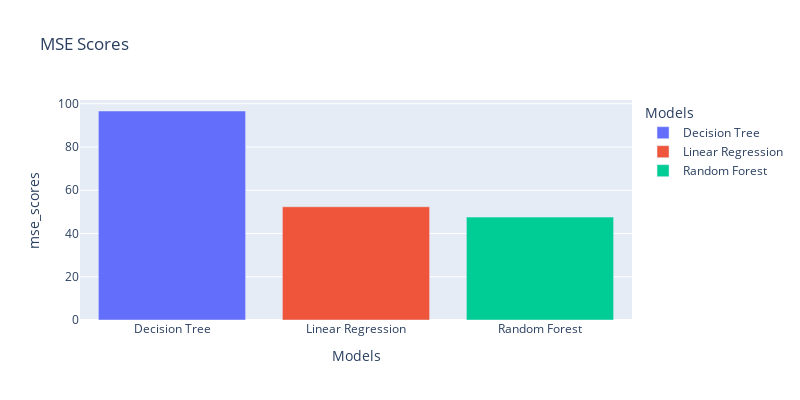
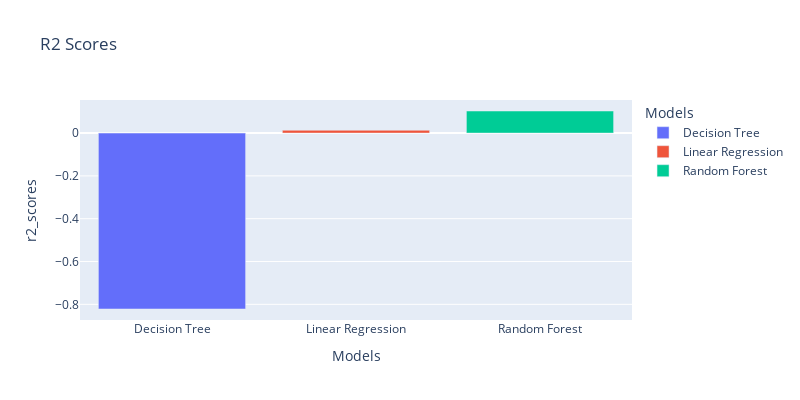

The notebook cell saved with these charts, in order:
### Markdown cell above
Here again, I will pull the values from my method to get the values I need while graphing. To do this, since my method outputs 2 different values, mse and r2, I used the use of tuple variables to get these two values at the same time.

### Code cell
# create bar chart for the model perform with px.bar MSE and R2 score
dt_mse, dt_r2 = evaluate_model(dt_predictions)
linear_mse, linear_r2 = evaluate_model(linear_predictions)
rf_mse, rf_r2 = evaluate_model(rf_predictions)

mse_scores = [dt_mse, linear_mse, rf_mse]
r2_scores = [dt_r2, linear_r2, rf_r2]

models = ['Decision Tree', 'Linear Regression', 'Random Forest']

data = {'Models': models,
        'mse_scores': mse_scores,
        'r2_scores': r2_scores}

mse_fig = px.bar(data, x='Models', y='mse_scores', color='Models', title='MSE Scores', width=800, height=400)
r2_fig = px.bar(data, x='Models', y='r2_scores', color='Models', title='R2 Scores', width=800, height=400)

mse_fig.show()
r2_fig.show()

### Figure 1 — Plotly figure (JSON) as saved in the notebook; plotly's stock layout.template omitted (floating-point values rounded to 4 significant figures)
{"data": [{"alignmentgroup": "True", "hovertemplate": "Models=%{x}<br>mse_scores=%{y}<extra></extra>", "legendgroup": "Decision Tree", "marker": {"color": "#636efa", "pattern": {"shape": ""}}, "name": "Decision Tree", "offsetgroup": "Decision Tree", "orientation": "v", "showlegend": true, "textposition": "auto", "type": "bar", "x": ["Decision Tree"], "xaxis": "x", "y": [96.66], "yaxis": "y"}, {"alignmentgroup": "True", "hovertemplate": "Models=%{x}<br>mse_scores=%{y}<extra></extra>", "legendgroup": "Linear Regression", "marker": {"color": "#EF553B", "pattern": {"shape": ""}}, "name": "Linear Regression", "offsetgroup": "Linear Regression", "orientation": "v", "showlegend": true, "textposition": "auto", "type": "bar", "x": ["Linear Regression"], "xaxis": "x", "y": [52.36], "yaxis": "y"}, {"alignmentgroup": "True", "hovertemplate": "Models=%{x}<br>mse_scores=%{y}<extra></extra>", "legendgroup": "Random Forest", "marker": {"color": "#00cc96", "pattern": {"shape": ""}}, "name": "Random Forest", "offsetgroup": "Random Forest", "orientation": "v", "showlegend": true, "textposition": "auto", "type": "bar", "x": ["Random Forest"], "xaxis": "x", "y": [47.58], "yaxis": "y"}], "layout": {"barmode": "relative", "height": 400, "legend": {"title": {"text": "Models"}, "tracegroupgap": 0}, "title": {"text": "MSE Scores"}, "width": 800, "xaxis": {"anchor": "y", "categoryarray": ["Decision Tree", "Linear Regression", "Random Forest"], "categoryorder": "array", "domain": [0, 1], "title": {"text": "Models"}}, "yaxis": {"anchor": "x", "domain": [0, 1], "title": {"text": "mse_scores"}}}}

### Figure 2 — Plotly figure (JSON) as saved in the notebook; plotly's stock layout.template omitted (floating-point values rounded to 4 significant figures)
{"data": [{"alignmentgroup": "True", "hovertemplate": "Models=%{x}<br>r2_scores=%{y}<extra></extra>", "legendgroup": "Decision Tree", "marker": {"color": "#636efa", "pattern": {"shape": ""}}, "name": "Decision Tree", "offsetgroup": "Decision Tree", "orientation": "v", "showlegend": true, "textposition": "auto", "type": "bar", "x": ["Decision Tree"], "xaxis": "x", "y": [-0.8218], "yaxis": "y"}, {"alignmentgroup": "True", "hovertemplate": "Models=%{x}<br>r2_scores=%{y}<extra></extra>", "legendgroup": "Linear Regression", "marker": {"color": "#EF553B", "pattern": {"shape": ""}}, "name": "Linear Regression", "offsetgroup": "Linear Regression", "orientation": "v", "showlegend": true, "textposition": "auto", "type": "bar", "x": ["Linear Regression"], "xaxis": "x", "y": [0.01307], "yaxis": "y"}, {"alignmentgroup": "True", "hovertemplate": "Models=%{x}<br>r2_scores=%{y}<extra></extra>", "legendgroup": "Random Forest", "marker": {"color": "#00cc96", "pattern": {"shape": ""}}, "name": "Random Forest", "offsetgroup": "Random Forest", "orientation": "v", "showlegend": true, "textposition": "auto", "type": "bar", "x": ["Random Forest"], "xaxis": "x", "y": [0.1031], "yaxis": "y"}], "layout": {"barmode": "relative", "height": 400, "legend": {"title": {"text": "Models"}, "tracegroupgap": 0}, "title": {"text": "R2 Scores"}, "width": 800, "xaxis": {"anchor": "y", "categoryarray": ["Decision Tree", "Linear Regression", "Random Forest"], "categoryorder": "array", "domain": [0, 1], "title": {"text": "Models"}}, "yaxis": {"anchor": "x", "domain": [0, 1], "title": {"text": "r2_scores"}}}}
